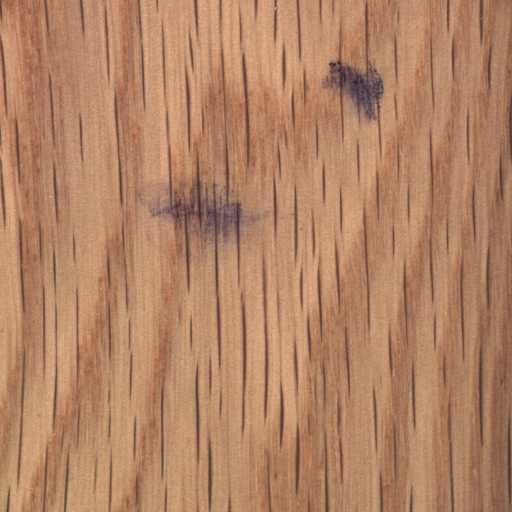
#> input picture Wood/002.png, 1024 x 1024 px, found by its file name (shown at 1/2 size); its folder holds only this picture in this run
$ jupyter execute --allow-errors Main.ipynb
#> lines starting #> are read from the running program, lines starting #| are printed output that depends on the picture; after the words box and inside, x2 and y2 are one past the last pixel; in counts of white or black regions, pixels touching at a corner belong together
## Tad

[cell 1]
import numpy as np
import matplotlib.pyplot as plt
import os
from skimage.io import imread
from skimage.color import rgb2gray
from skimage.transform import resize
from skimage.morphology import opening, closing, remove_small_objects
from skimage.filters import threshold_otsu
from scipy import ndimage as ndi

def segment_wood(image_path, target_size=(512, 512)):
#> called with image_path = 'wood/002.png', target_size = (512, 512)
    image = imread(image_path)
#> image is the input picture: shape (1024, 1024, 3); mean R, G, B 178.2, 131.6, 100.9

    if image.ndim == 3:
        image_gray = rgb2gray(image)
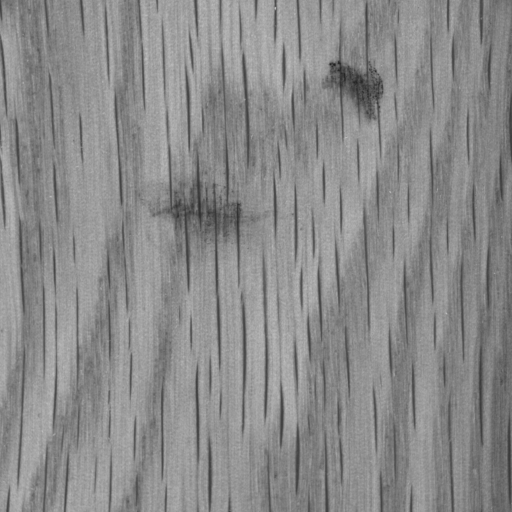
#> image_gray: shape (1024, 1024) float64 (shown at 1/2 size); min 0.107, max 0.822, mean 0.546
    else:
        image_gray = image.astype(float) / 255.0

    # Resize
    image_small = resize(image,
                         (target_size[0], target_size[1], image.shape[2])
                         if image.ndim == 3 else target_size,
                         anti_aliasing=True)
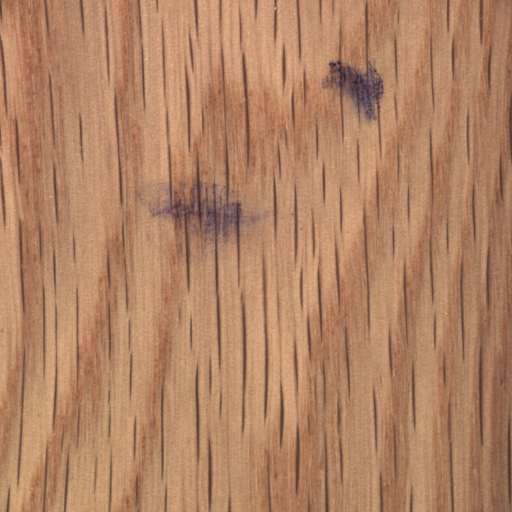
#> image_small: shape (512, 512, 3) float64; mean R, G, B 0.699, 0.516, 0.396
    image_gray = resize(image_gray, target_size, anti_aliasing=True)
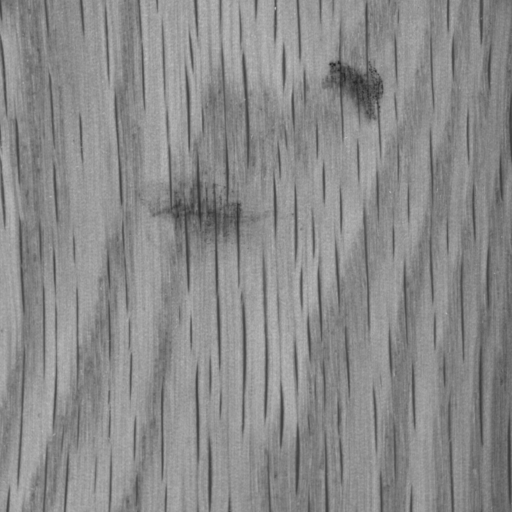
#> image_gray: shape (512, 512) float64; min 0.132, max 0.743, mean 0.546

    # --- Step 1: Vertical grain suppression ---
    vertical_kernel = np.ones((21, 1))
    grain_estimate = opening(image_gray, vertical_kernel)
    grain_estimate = closing(grain_estimate, vertical_kernel)
    residual = np.abs(image_gray - grain_estimate)
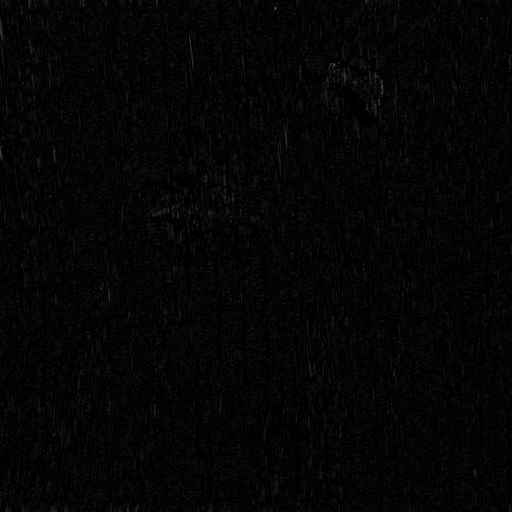
#> residual: shape (512, 512) float64; min 0, max 0.411, mean 0.0193

    # --- Step 2: Otsu on residual ---
    thresh = threshold_otsu(residual)
#> thresh = 0.0249
    binary = residual > thresh
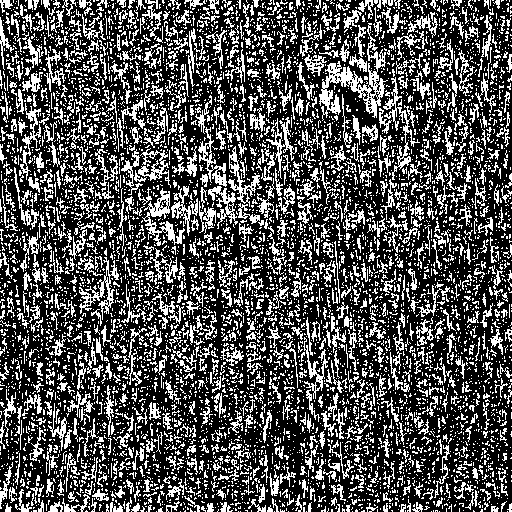
#> binary: shape (512, 512) bool; 31.6% white in thin lines or dots

    # --- Step 3: Clean up with morphology ---
    # Fill small holes
    binary = ndi.binary_fill_holes(binary)
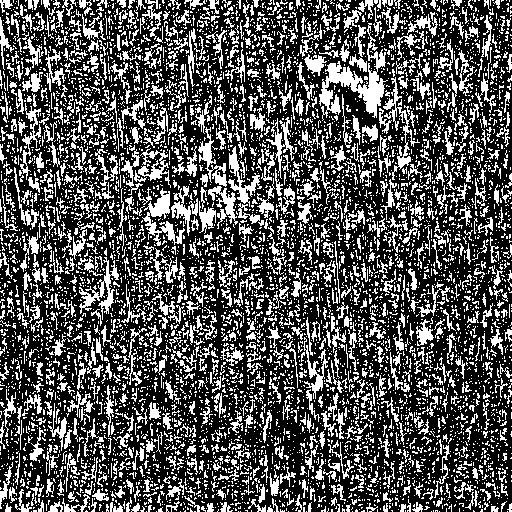
#> binary: shape (512, 512) bool; 32.5% white in thin lines or dots
    # Remove small spurious objects
    binary = remove_small_objects(binary, min_size=200)
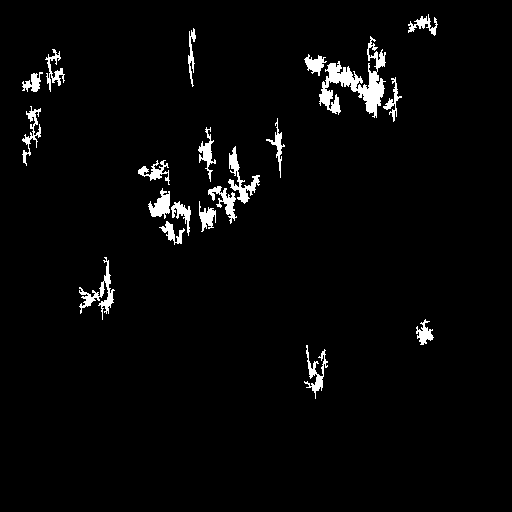
#> binary: shape (512, 512) bool; 2.9% white; 20 white regions, largest, box (x1, y1, x2, y2) and area: (319, 36, 386, 118) 1829, (79, 257, 115, 320) 552, (228, 146, 260, 204) 538

    return image_small, image_gray, residual, binary

def process_folder(input_folder, output_folder):
    os.makedirs(output_folder, exist_ok=True)

    valid_extensions = ('.png', '.jpg', '.jpeg', '.bmp', '.tif', '.tiff')
    image_files = [
        f for f in os.listdir(input_folder)
        if f.lower().endswith(valid_extensions)
    ]

    print(f"Found {len(image_files)} images")

    for i, filename in enumerate(image_files):
        print(f"Processing {filename} ({i+1}/{len(image_files)})...", end=' ')

        image_path = os.path.join(input_folder, filename)

        try:
            image, image_gray, residual, binary = segment_wood(image_path)

            fig, axes = plt.subplots(1, 4, figsize=(20, 5))

            axes[0].imshow(image_gray, cmap='gray')
            axes[0].set_title('Grayscale')
            axes[0].axis('off')

            axes[1].imshow(residual, cmap='gray')
            axes[1].set_title('After Grain Suppression')
            axes[1].axis('off')

            axes[2].imshow(binary, cmap='gray')
            axes[2].set_title('Otsu Threshold')
            axes[2].axis('off')

            axes[3].imshow(image_gray, cmap='gray')
            axes[3].contour(binary, [0.5], colors='r', linewidths=1.5)
            axes[3].set_title('Defects Overlaid')
            axes[3].axis('off')

            plt.suptitle(filename, fontsize=12)
            plt.tight_layout()

            output_name = os.path.splitext(filename)[0] + '_segmented.png'
            output_path = os.path.join(output_folder, output_name)
            plt.savefig(output_path, dpi=150, bbox_inches='tight')
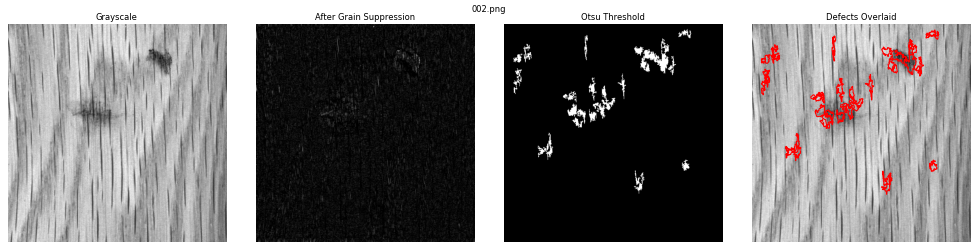
#> figure drawn by matplotlib, 4 panels
            plt.close()

            print(f"done -> {output_name}")

        except Exception as e:
            print(f"ERROR: {e}")
            plt.close()

input_folder  = 'wood'
output_folder = 'Tad_Output'
process_folder(input_folder, output_folder)

## Nelson

[cell 2]
import glob
from skimage.io import imread
from skimage.color import rgb2gray, rgba2rgb
from skimage.morphology import *
import numpy as np
import matplotlib.pyplot as plt
from PIL import Image, ImageEnhance, ImageFilter
from skimage.filters import threshold_otsu, threshold_local, threshold_sauvola, sobel
import cv2
from skimage.feature import canny
from skimage.segmentation import felzenszwalb, slic, quickshift, watershed

[cell 3]
SE = footprint_rectangle((10, 50))

path = "wood/*.png"
images = [cv2.imread(file) for file in glob.glob(path)]
#> images = 1 item
clahe = cv2.createCLAHE(clipLimit=2.0, tileGridSize=(8, 8))

example_img = cv2.imread("wood/001.png", cv2.IMREAD_GRAYSCALE)

equalized = clahe.apply(example_img)

#> (the rest of this cell did not finish here and is left out)

$ run again, on Wood/008.png
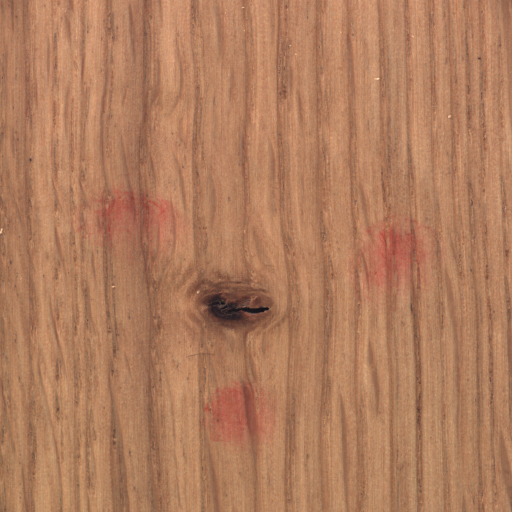
#> input picture Wood/008.png, 1024 x 1024 px, found by its file name (shown at 1/2 size)
#> in segment_wood, image is the input picture: shape (1024, 1024, 3); mean R, G, B 175.1, 124.4, 93.6
#> thresh = 0.0254
#> in segment_wood, `binary = residual > thresh`:
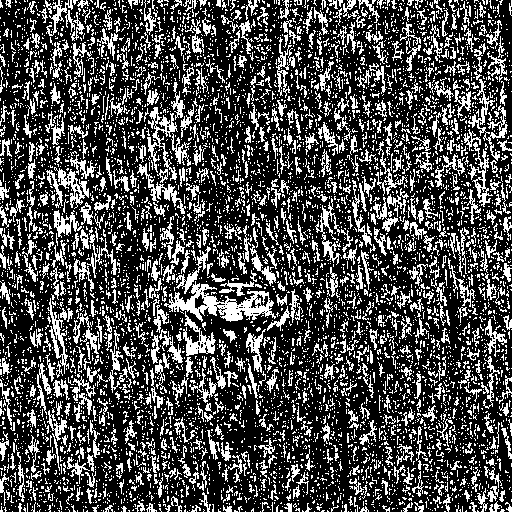
#> binary: shape (512, 512) bool; 29.3% white in thin lines or dots
#> in process_folder, `plt.savefig(output_path, dpi=150, bbox_inches='tight')`:
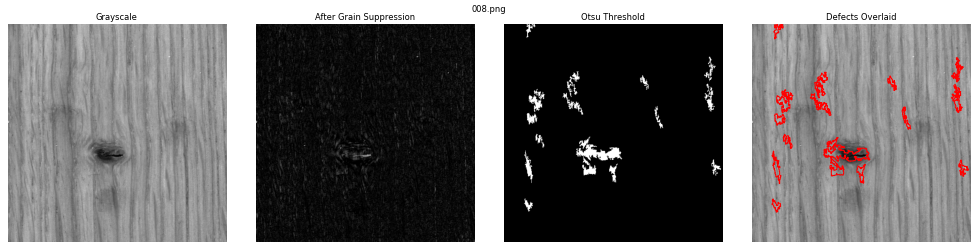
#> figure drawn by matplotlib, 4 panels
#> images = 1 item

$ run again, on Wood/009.png
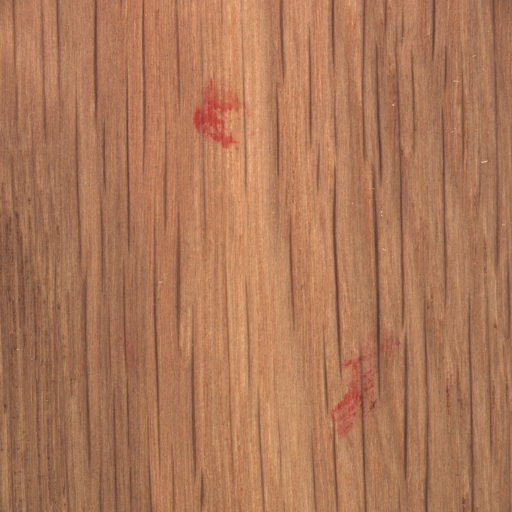
#> input picture Wood/009.png, 1024 x 1024 px, found by its file name (shown at 1/2 size)
#> in segment_wood, image is the input picture: shape (1024, 1024, 3); mean R, G, B 172.3, 119.4, 88.3
#> thresh = 0.0224
#> in segment_wood, `binary = residual > thresh`:
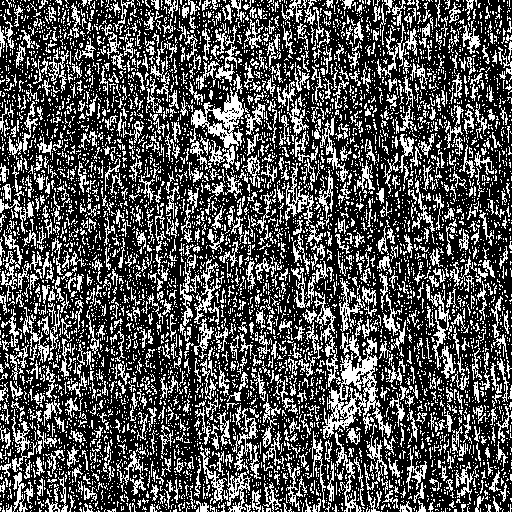
#> binary: shape (512, 512) bool; 32.5% white in thin lines or dots
#> in process_folder, `plt.savefig(output_path, dpi=150, bbox_inches='tight')`:
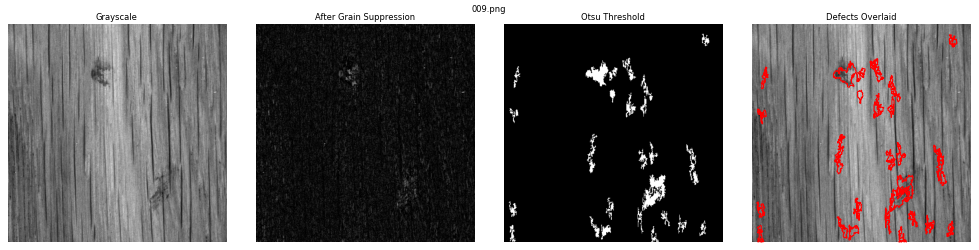
#> figure drawn by matplotlib, 4 panels
#> images = 1 item
